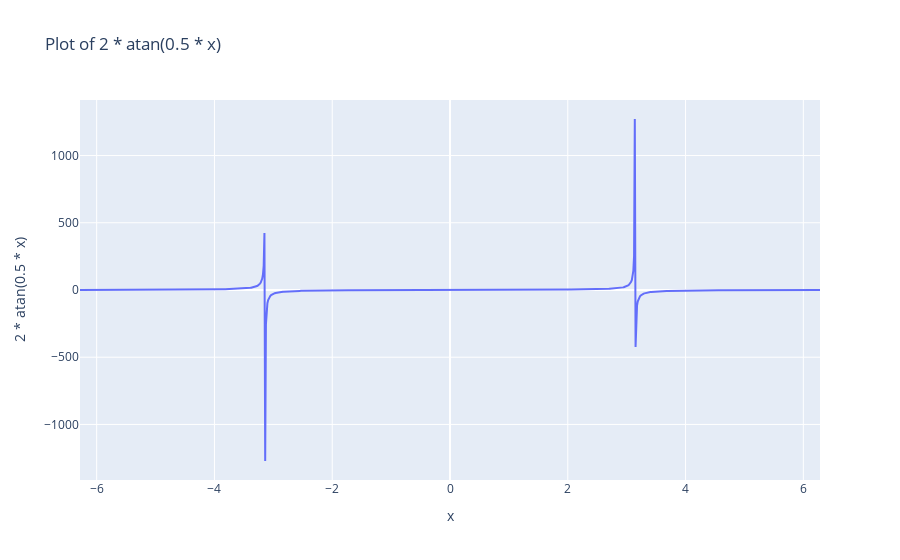

Notebook code for this chart:
### Markdown cell above
![image.png](attachment:image.png)

### Code cell
A = 2
B = 0.5

y = A * np.tan(B*𝜃)

trace = go.Scatter(x=𝜃, y=y, mode='lines', name=f'{A} \times tan({B} \times x)')

layout = go.Layout(
    title=f'Plot of {A} * atan({B} * x)',
    xaxis=dict(title='x'),
    yaxis=dict(title=f'{A} * atan({B} * x)')
)

fig = go.Figure(data=[trace], layout=layout)

fig.show()

### Figure 1 — Plotly figure (JSON) as saved in the notebook; plotly's stock layout.template omitted (floating-point values rounded to 4 significant figures; data arrays with more than 128 entries replaced by an {"elided": "..."} marker saying what was removed)
{"data": [{"mode": "lines", "name": "2 \times tan(0.5 \times x)", "type": "scatter", "x": {"elided": "1000 float values"}, "y": {"elided": "1000 float values"}}], "layout": {"title": {"text": "Plot of 2 * atan(0.5 * x)"}, "xaxis": {"title": {"text": "x"}}, "yaxis": {"title": {"text": "2 * atan(0.5 * x)"}}}}
